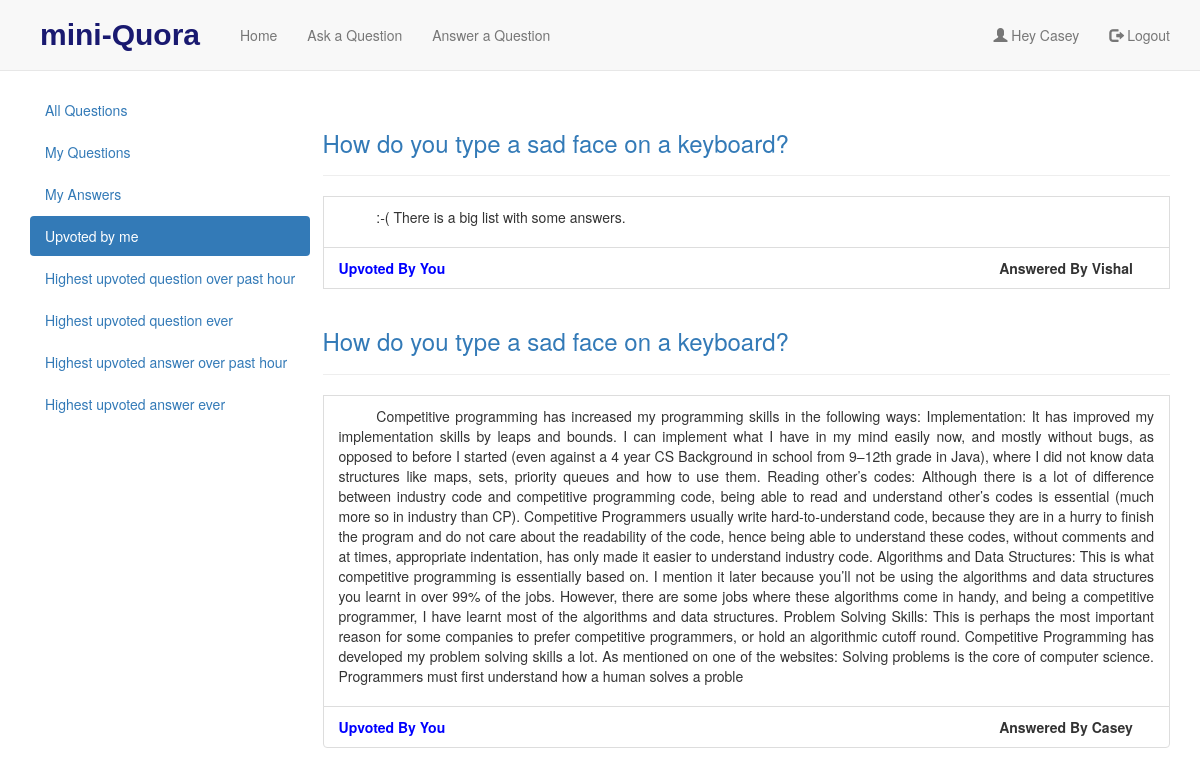
The app's page /index/all_upvoted_answers/ (signed in) with its own data.
### quora/models.py (models this page shows)
class User(models.Model):
    fname = models.CharField(max_length=80)
    lname = models.CharField(max_length=80)
    email = models.EmailField(unique=True)
    password = models.CharField(max_length=200)

class Upvotes(models.Model):
    upvoted_user = models.ForeignKey(User, on_delete=models.CASCADE)
    upvoted_answer = models.ForeignKey(Answers, on_delete=models.CASCADE)
    vote_date = models.DateTimeField(auto_now_add=False)

class Answers(models.Model):
    answer = models.TextField()
    question_id = models.ForeignKey(Question, on_delete=models.CASCADE)
    answer_upvotes = models.IntegerField(default=0)
    ans_date = models.DateTimeField(auto_now_add=True)
    user_id = models.ForeignKey(User, on_delete=models.CASCADE)

class Question(models.Model):
    question = models.TextField()
    user = models.ForeignKey(User, on_delete=models.CASCADE)
    total_upvotes = models.IntegerField(default=0)
    date = models.DateTimeField(auto_now_add=True)

### quora/decorators.py (the view)
    def wrap(request, *args, **kwargs):
        if 'user_id' not in request.session.keys():
            return HttpResponseRedirect(reverse('quora:login'))
        return fun(request, *args, **kwargs)

### quora/context_processors.py (called while the page is built)
def add_variable_to_context(request):
    if 'user_id' in request.session:
        userid = request.session['user_id']
        user = User.objects.get(pk=userid)
        return {'logged_in': True,
                'user': user
                }
    return {
        'logged_in': False
    }

### quora/views.py (called while the page is built)
@myuser_login_required
def individual_upvoted(request):
    userid = request.session['user_id']
    user = User.objects.get(pk=userid)
    upvotes = Upvotes.objects.filter(upvoted_user=user)
    args = {
            'upvotes': upvotes,
            'individual': True,
         }
    return render(request, 'quora/individual_ans.html', args)

### quora/templates/quora/individual_ans.html (shortened to what this page needs)
{% extends 'quora/base.html' %}
{% block content %}
    {% if individual %}
        {%  for upvote in upvotes %}
             <div class="page-header">
                 <h3 class="text-info" class="font-weight-bold"><a href="{% url 'quora:all_answers' qid=upvote.upvoted_answer.question_id.id   %}">{{upvote.upvoted_answer.question_id.question}}</a></h3>
            </div>
            <li class="list-group-item" ><p class="text-justify" style="word-wrap: break-word;text-align: justify;text-justify: inter-word;
                        text-indent:1cm;">{{upvote.upvoted_answer.answer}}</p></li>
<li class="list-group-item" ><span style="color:blue;margin-right:550px"> <strong>Upvoted By You</strong></span><span>
    <strong>Answered By {{upvote.upvoted_answer.user_id.fname}}</strong></span></li>
        {% endfor %}
    {% endif %}
{% endblock %}

### quora/templates/quora/base.html (shortened to what this page needs)
<!DOCTYPE html>
<html lang="en">
<head>
  <link rel="stylesheet" href="https://maxcdn.bootstrapcdn.com/bootstrap/3.3.7/css/bootstrap.min.css">
</head>
<body>
<nav class="navbar  navbar-default navbar-fixed-top">
  <div class="container">
    <div class="navbar-header">
      <a class="navbar-brand"><strong style="color:#191970;">mini-Quora</strong></a>
    </div>
    <ul class="nav navbar-nav">
      <li class="{% if request.resolver_match.view_name == 'quora:home' %}active{% endif %}"><a href="{% url 'quora:home' %}">Home</a></li>
      <li class="{% if request.resolver_match.view_name == 'quora:add' %}active{% endif %}"><a href="{% url 'quora:add' %}">Ask a Question</a></li>
      <li class="{% if request.resolver_match.view_name == 'quora:addanswer' %}active{% endif %}"><a href="{% url 'quora:addanswer'  %}">Answer a Question</a></li>
    </ul>
    <ul class="nav navbar-nav navbar-right">
        {% if  logged_in %}
        <li><a><span class="glyphicon glyphicon-user"></span> Hey {{ user.fname }}</a></li>
      <li><a href="{% url 'quora:logout' %}"><span class="glyphicon glyphicon-log-out"></span> Logout</a></li>
    </ul>
      {% else %}
      </ul>
        <ul class="nav navbar-nav navbar-right">
      <li><a href="{% url 'quora:index' %}"><span class="glyphicon glyphicon-user"></span> Sign Up</a></li>
      <li><a href="{% url 'quora:login' %}"><span class="glyphicon glyphicon-log-in"></span> Login</a></li>
    </ul>
      {% endif %}
  </div>
</nav>
<div class="container">
  <div class="row">
    <nav class="col-sm-3">
      <ul class="nav nav-pills nav-stacked" data-spy="affix">
          {% if  logged_in %}
          <li class="{% if request.resolver_match.view_name == 'quora:all_questions' %}active{% endif %}"><a href="{% url 'quora:all_questions' %}">All Questions</a></li>
          <li class="{% if request.resolver_match.view_name == 'quora:individual_questions' %}active{% endif %}"><a href="{% url 'quora:individual_questions' %}">My Questions</a></li>
          <li class="{% if request.resolver_match.view_name == 'quora:individual_answers' %}active{% endif %}"><a href="{% url 'quora:individual_answers' %}">My Answers</a></li>
          <li class="{% if request.resolver_match.view_name == 'quora:individual_upvoted' %}active{% endif %}"><a href="{% url 'quora:individual_upvoted' %}">Upvoted by me</a></li>
          <li class="{% if request.resolver_match.view_name == 'quora:past_hour_highest_votes' %}active{% endif %}"><a href="{% url 'quora:past_hour_highest_votes' %}" >Highest upvoted question over past hour</a></li>
          <li class="{% if request.resolver_match.view_name == 'quora:highest_upvoted_question' %}active{% endif %}"><a href="{% url 'quora:highest_upvoted_question'  %}">Highest upvoted question ever</a></li>
          <li class="{% if request.resolver_match.view_name == 'quora:past_hour_highest_votes_answer' %}active{% endif %}"><a href="{% url 'quora:past_hour_highest_votes_answer'  %}" >Highest upvoted answer over past hour</a></li>
          <li class="{% if request.resolver_match.view_name == 'quora:highest_upvoted_answer' %}active{% endif %}"><a href="{% url 'quora:highest_upvoted_answer'  %}">Highest upvoted answer ever</a></li>
          {% endif %}
      </ul>
    </nav>
        <div class="col-sm-9">
            {% block content %}
            {% endblock %}
  </div>
  </div>
</div>
</body>
</html>

### quora/templates/quora/base.html (style rules this page uses)
body { padding-top: 90px; }
.navbar-brand { height:70px; padding:25px;font-size:30px;font-family: "Arial Black", Gadget, sans-serif; }
.navbar-nav > li > a { padding-top:25px !important; padding-bottom:25px !important; }
.navbar { min-height:70px !important }

### records on screen
User: fname "Casey"
Upvotes: upvoted_answer.question_id.question "How do you type a sad face on a keyboard?", upvoted_answer.answer ":-( There is a big list with some answers.", upvoted_answer.user_id.fname "Vishal"
Upvotes: upvoted_answer.question_id.question "How do you type a sad face on a keyboard?", upvoted_answer.answer "Competitive programming has increased my programming skills in the following ways: Implementation: It has improved my implementation skills by leaps and bounds. I can implement what I have in my mind easily now, and mostly without bugs, as opposed to before I started (even against a 4 year CS Background in school from 9–12th grade in Java), where I did not know data structures like maps, sets, priority queues and how to use them. Reading other’s codes: Although there is a lot of difference between industry code and competitive programming code, being able to read and understand other’s codes is essential (much more so in industry than CP). Competitive Programmers usually write…", upvoted_answer.user_id.fname "Casey"
